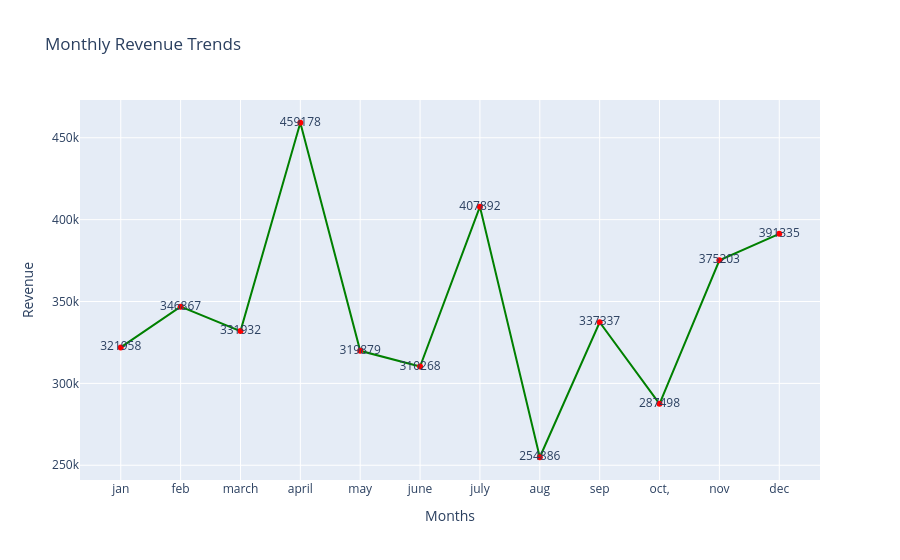

Notebook source saved alongside this figure:
### Markdown cell above
#**Plotly Visualization**

### Code cell
# Create a line chart showing revenue trends.
import plotly.express as px
revenue_trends=px.line(x=months,y=revenue,labels={"x":"Months","y":"Revenue"},title="Monthly Revenue Trends",markers=True,text=revenue)

revenue_trends.update_traces(
    line=dict(color="green"),
    marker=dict(color="red")
)

revenue_trends.show()

### Figure 1 — Plotly figure (JSON) as saved in the notebook; plotly's stock layout.template omitted (floating-point values rounded to 4 significant figures)
{"data": [{"hovertemplate": "Months=%{x}<br>Revenue=%{y}<br>text=%{text}<extra></extra>", "legendgroup": "", "line": {"color": "green", "dash": "solid"}, "marker": {"color": "red", "symbol": "circle"}, "mode": "lines+markers+text", "name": "", "orientation": "v", "showlegend": false, "text": [322000.0, 346900.0, 331900.0, 459200.0, 319900.0, 310300.0, 407900.0, 254900.0, 337300.0, 287500.0, 375200.0, 391300.0], "type": "scatter", "x": ["jan", "feb", "march", "april", "may", "june", "july", "aug", "sep", "oct,", "nov", "dec"], "xaxis": "x", "y": [321958, 346867, 331932, 459178, 319879, 310268, 407892, 254886, 337337, 287498, 375203, 391335], "yaxis": "y"}], "layout": {"legend": {"tracegroupgap": 0}, "title": {"text": "Monthly Revenue Trends"}, "xaxis": {"anchor": "y", "domain": [0, 1], "title": {"text": "Months"}}, "yaxis": {"anchor": "x", "domain": [0, 1], "title": {"text": "Revenue"}}}}
